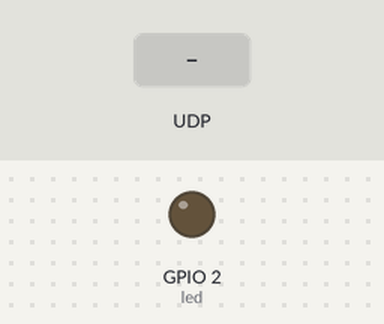
This program was run on a simulated ESP32 board running MicroPython. On the bench: output pins drawn as LEDs (lit = HIGH). The test bench sets the inputs (shaded band). WiFi joins after 1.5 s; what the program prints to the serial console is not drawn.

Above: at 3.2 s.
3.3 s: UDP packet "light on" arrives
At 3.6 s:
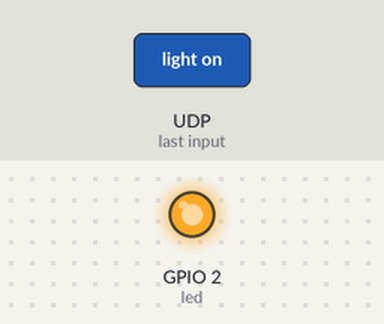
4.8 s: UDP packet "light off" arrives
At 5.9 s:
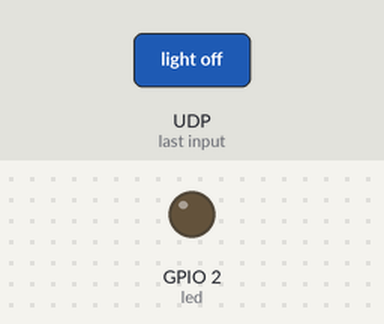
Timing chart, 0 to 7.8 s (numbered marks = the images above; inputs shaded):
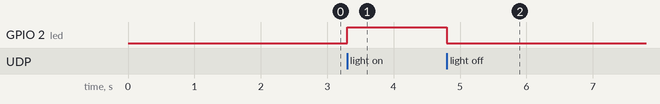

Measured:
- after the input at 3.3 s, GPIO 2 (led): LOW → HIGH at once
- after the input at 4.8 s, GPIO 2 (led): HIGH → LOW at once

The program:

05-PC____LED_.py
```python
# 整体流程
# 1. 链接wifi
# 2. 启动网络功能（UDP）
# 3. 接收网络数据
# 4. 处理接收的数据


import socket
import time
import network
import machine


def do_connect():
    wlan = network.WLAN(network.STA_IF)
    wlan.active(True)
    if not wlan.isconnected():
        print('connecting to network...')
        wlan.connect('wifi帐号', 'wifi密码')
        i = 1
        while not wlan.isconnected():
            print("正在连接...等待{}s".format(i))
            i += 1
            time.sleep(1)
    print('network config:', wlan.ifconfig())


def start_udp():
    # 2. 启动网络功能（UDP）

    # 2.1. 创建udp套接字
    udp_socket = socket.socket(socket.AF_INET, socket.SOCK_DGRAM)
    # 2.2. 绑定本地信息
    udp_socket.bind(("0.0.0.0", 7788))

    return udp_socket


def main():
    # 1. 链接wifi
    do_connect()
    # 2. 创建UDP
    udp_socket = start_udp()
    # 3. 创建灯对象
    led = machine.Pin(2, machine.Pin.OUT)
    # 4. 接收网络数据
    while True:
        #print(udp_socket.recvfrom(1024)) #(b'hello', ('192.168.5.226', 8080))
        recv_data, sender_info = udp_socket.recvfrom(1024)#拆分元组
        print("{}发送了消息：{}".format(sender_info, recv_data))#打印消息

        try:
            recv_data_str = recv_data.decode("utf-8")
            print("解码后的数据为：{}".format(recv_data_str))
        except Exception as ret:
            print("error:", ret)
            #recv_data_str = recv_data.decode("gbk")

        # 5. 处理接收的数据
        if recv_data_str == "light on":
            print("这里是要灯亮的代码...")
            led.value(1)
        elif recv_data_str == "light off":
            print("这里是要灯灭的代码...")
            led.value(0)


if __name__ == "__main__":
    main()
```
